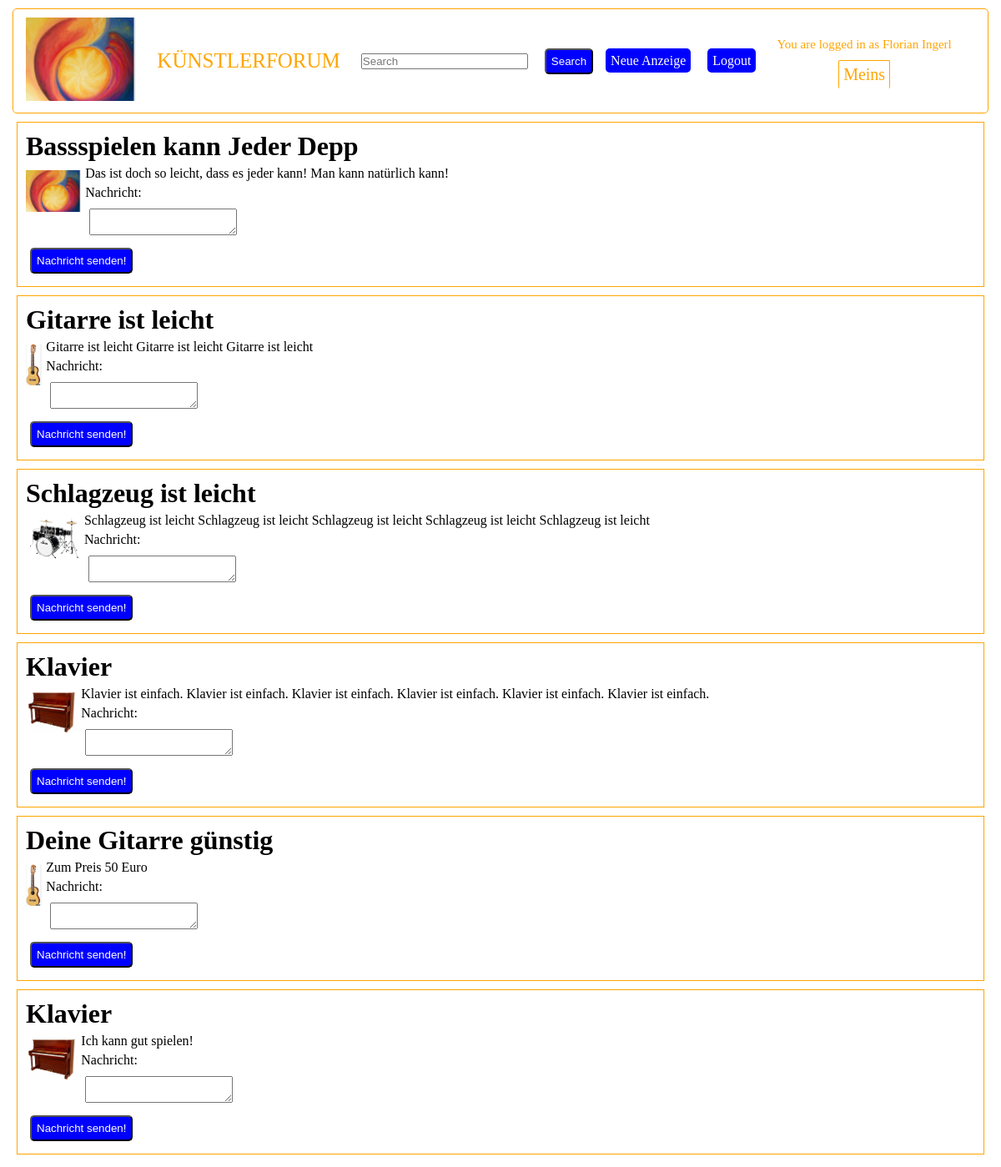
The app's page /searchadd.php (signed in) with its own data.
### tables this page shows
CREATE TABLE IF NOT EXISTS `users` (
  `email` varchar(50) NOT NULL,
  `firstname` varchar(50) NOT NULL,
  `lastname` varchar(50) NOT NULL,
  `password` varchar(1000) NOT NULL,
  PRIMARY KEY (`email`)
);

CREATE TABLE IF NOT EXISTS `adds` (
  `id` int NOT NULL AUTO_INCREMENT,
  `title` varchar(100) NOT NULL,
  `text` varchar(10000) NOT NULL,
  `useremail` varchar(50) NOT NULL,
  PRIMARY KEY (`id`)
);

### Database.php (called while the page is built, shortened)
<?php
class Database
{
    private $conn;
    public function __construct()
    {
        $servername = "localhost";
        $username = "root2";
        $password = "ABC";
        $databasename = "kuenstlerforum";
        try {
            $this->conn = new PDO("mysql:host=$servername;dbname=$databasename", $username, $password);
            $this->conn->setAttribute(PDO::ATTR_ERRMODE, PDO::ERRMODE_EXCEPTION);
        } catch (PDOException $e) {
            $this->errorMessage = $e->getMessage();
        }
    }
    public function findUserByEMail($email)
    {
        $stmt = $this->conn->prepare("select * from users where email = :email");
        $stmt->bindParam(":email", $email);
        $stmt->execute();
        $stmt->setFetchMode(PDO::FETCH_ASSOC);
        $result = $stmt->fetchAll();
        if (count($result) == 0) {
            return null;
        } else {
            $user = new User();
            $user->email = $email;
            $user->password = $result[0]["password"];
            $user->firstname = $result[0]["firstname"];
            $user->lastname = $result[0]["lastname"];
            return $user;
        }
    }
    public function findAddsByKeyword($keyword)
    {
        $stmt =  $this->conn->prepare("select * from adds where title LIKE '%$keyword%' or text LIKE '%$keyword%' ");
        $stmt->execute();
        $stmt->setFetchMode(PDO::FETCH_ASSOC);
        $result = $stmt->fetchAll();
        $adds = array();
        for ($i = 0; $i < count($result); $i++) {
            $add = new Add();
            $add->id = $result[$i]["id"];
            $add->text = $result[$i]["text"];
            $add->title = $result[$i]["title"];
            $add->user = $this->findUserByEMail($result[$i]["useremail"]);
            $adds[$i] = $add;
        }
        return $adds;
    }
}

### FileUploader.php (called while the page is built, shortened)
<?php
class FileUploader
{
    public function getImageForAdd($add){
        $fwe = "assets/img/adds/" . $add->id;
        if( file_exists($fwe . ".png")){
            return $fwe . ".png";
        }
        else if( file_exists($fwe . ".gif")){
            return $fwe . ".gif";
        }
        else if( file_exists($fwe . ".jpg")){
            return $fwe . ".jpg";
        }
        else if( file_exists($fwe . ".jpeg")){
            return $fwe . ".jpeg";
        }
        else {
            return "assets/img/logo.png";
        }
    }
}

### searchadd.php (the view, shortened to what this page needs)
<?php
include 'Database.php';
include 'FileUploader.php';
?>
<body>
    <?php
    include 'header.php';
    $db = new Database();
    $fu = new FileUploader();
    $myadds = $db->findAddsByKeyword($_GET["search"]);
    for ($i = 0; $i < count($myadds); $i++) {
        $add = $myadds[$i];
    ?>
        <div style="border: 1px solid orange; padding: 5px; margin: 10px;">
            <h1><?php echo $add->title; ?> </h1>
            <img style="float:left" src="<?php echo $fu->getImageForAdd($add); ?>" height="50px"></img>
            <p>
                <?php echo $add->text; ?>
            </p>
            <p>Nachricht:</p>
            <textarea id="message<?php echo $add->id ?>" ncols="50" nrows="4"></textarea>
            <p><button class="mybutton" onclick="sendMessage(<?php echo $add->id; ?>);">Nachricht senden!</button> </p>
        </div>
    <?php
    }
    ?>
</body>

### header.php (shortened to what this page needs)
<ul id="mynavbar">
<li><a href="index.php"><img src="assets/img/logo.png" height="100px"></img></a></li>
<li><a href="index.php" id="logo">Künstlerforum</a></li>
<li><form action="searchadd.php" method="GET"> <input type="text" id="search" name="search" placeholder="Search" ></input>  </li>
<input type="submit" class="mybutton" value="Search"></input> </form> </li>
<?php if(!isset( $_SESSION["loggedUser"]) ){ ?>
<li><a href="login.php" class="mybutton">Sign in</a></li>
<li><a href="signup.php" class="mybutton">Sign up</a> </li>
<?php } else { ?>
<li><a href="postadd.php" class="mybutton">Neue Anzeige</a></li>
<li><a href="logout.php" class="mybutton">Logout</a></li>
<li> <div style="display:flex; flex-direction: column; align-items: center;"> <div style="color:orange; font-size: 15px;">You are logged in as <?php
$email = $_SESSION["loggedUser"];
$db = new Database();
$user = $db->findUserByEMail($email);
echo $user->firstname . " " . $user->lastname ;
?> </div> <div class="meinsmenu">Meins<ul class="meinssubmenu"><li><a href="mymessages.php">Nachrichten</a> </li><li><a href="myadds.php">Anzeigen</a></li><li><a href="myprofile.php">Profil</a></li> </ul></div>  </div> </li>
<?php } ?>
</ul>

### header.php (style rules this page uses)
* { margin: 5px; padding: 0px; box-sizing: border-box; }
#search { display:block; width: 200px; }
.mybutton { padding: 6px; border-radius: 5px; background-color: blue; color: white; }
#mynavbar { display: flex; flex-direction: row; border-radius: 5px; border: solid 1px orange; align-items: center; list-style-type: none; }
a { text-decoration: none; }
#logo { text-transform: uppercase; color: orange ; font-size: 25px; }
.meinsmenu { color: orange; font-size: 20px; position: relative; padding: 5px; border-radius: 2px; border: solid 1px orange; border-bottom: none; margin-bottom: 0px; }

### records on screen
users: firstname "Florian", lastname "Ingerl"
adds: title "Bassspielen kann Jeder Depp", shows a picture, text "Das ist doch so leicht, dass es jeder kann! Man kann natürlich kann!"
adds: title "Gitarre ist leicht", text "Gitarre ist leicht Gitarre ist leicht Gitarre ist leicht"
adds: title "Schlagzeug ist leicht", shows a picture, text "Schlagzeug ist leicht Schlagzeug ist leicht Schlagzeug ist leicht Schlagzeug ist leicht Schlagzeug ist leicht"
adds: title "Klavier", text "Klavier ist einfach. Klavier ist einfach. Klavier ist einfach. Klavier ist einfach. Klavier ist einfach. Klavier ist einfach."
adds: title "Deine Gitarre günstig", text "Zum Preis 50 Euro"
adds: title "Klavier", text "Ich kann gut spielen!"
